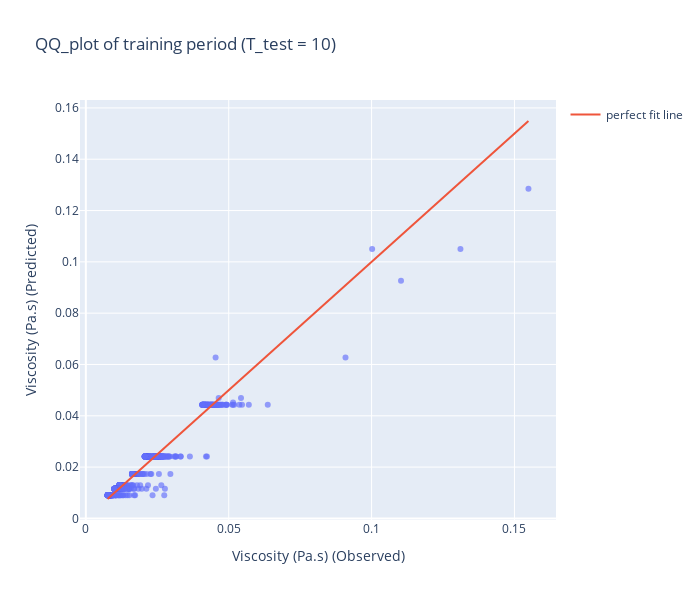
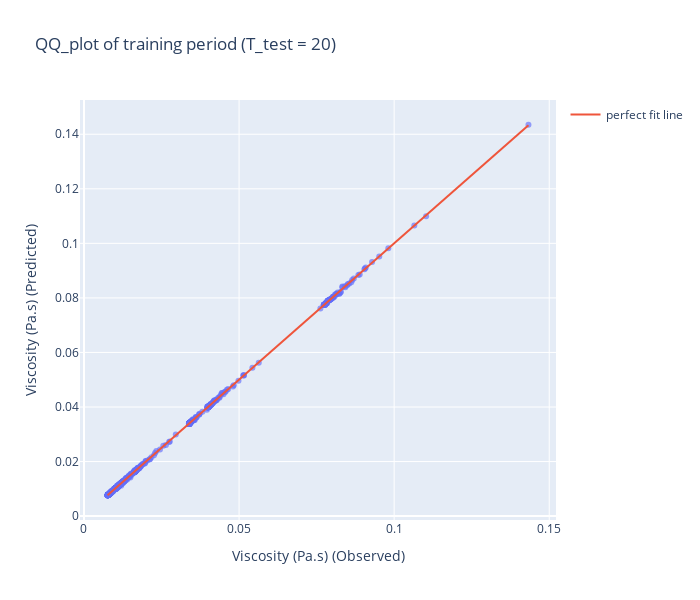
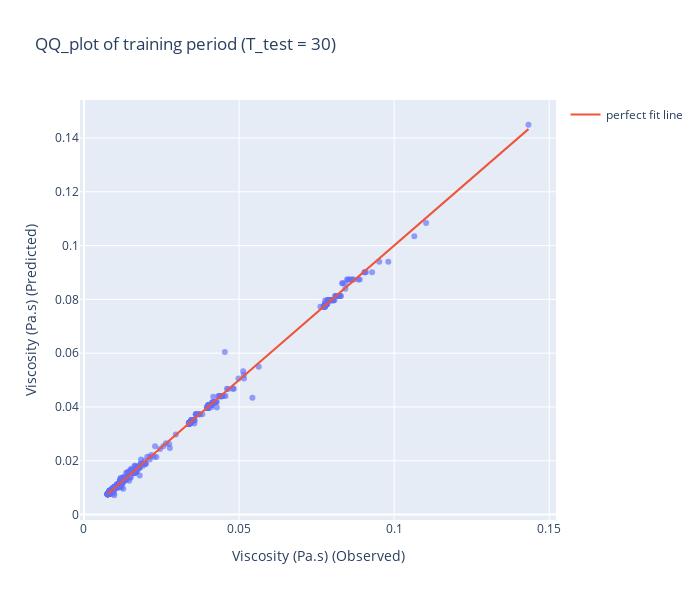
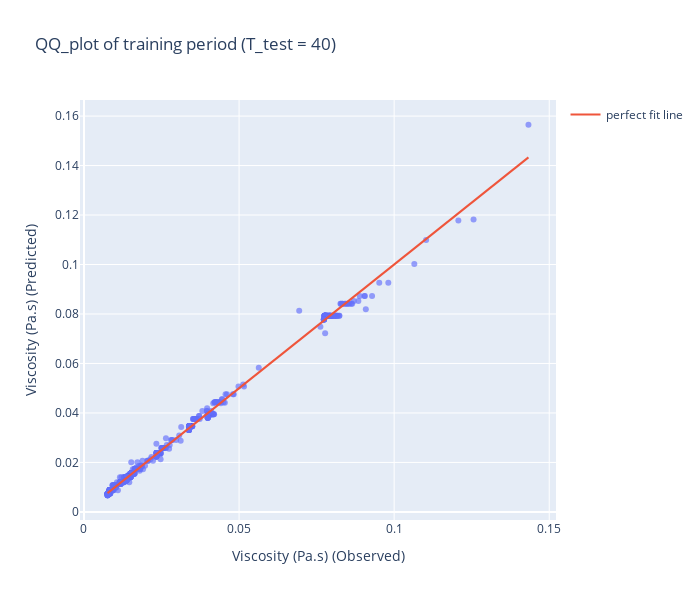

The notebook cell saved with these charts, in order:
### Markdown cell above
## training performances

### Code cell
for temp in temp_values:
    config = {
        "toImageButtonOptions": {
            "scale": 6,  # Multiply title/legend/axis/canvas sizes by this factor
        }
    }
    graph_perf[temp]["training_scores"].update_layout(width=700, height=600).show(config=config)

### Figure 1 — Plotly figure (JSON) as saved in the notebook; plotly's stock layout.template omitted (floating-point values rounded to 4 significant figures; data arrays with more than 128 entries replaced by an {"elided": "..."} marker saying what was removed)
{"data": [{"customdata": {"elided": "774x3 float values"}, "hovertemplate": "Viscosity (Pa.s) (Observed)=%{x}<br>Viscosity (Pa.s) (Predicted)=%{y}<br>Shear rate (1/s)=%{customdata[0]}<br>Temperature (°C)=%{customdata[1]}<br>Liquid density (20°C)=%{customdata[2]}<extra></extra>", "legendgroup": "", "marker": {"color": "#636efa", "opacity": 0.65, "symbol": "circle"}, "mode": "markers", "name": "", "orientation": "v", "showlegend": false, "type": "scatter", "x": {"elided": "774 float values"}, "xaxis": "x", "y": {"elided": "774 float values"}, "yaxis": "y"}, {"mode": "lines", "name": "perfect fit line", "type": "scatter", "x": [0.007595, 0.1549], "y": [0.007595, 0.1549]}], "layout": {"height": 600, "legend": {"tracegroupgap": 0}, "title": {"text": "QQ_plot of training period (T_test = 10)"}, "width": 700, "xaxis": {"anchor": "y", "domain": [0, 1], "title": {"text": "Viscosity (Pa.s) (Observed)"}}, "yaxis": {"anchor": "x", "domain": [0, 1], "title": {"text": "Viscosity (Pa.s) (Predicted)"}}}}

### Figure 2 — Plotly figure (JSON) as saved in the notebook; plotly's stock layout.template omitted (floating-point values rounded to 4 significant figures; data arrays with more than 128 entries replaced by an {"elided": "..."} marker saying what was removed)
{"data": [{"customdata": {"elided": "774x3 float values"}, "hovertemplate": "Viscosity (Pa.s) (Observed)=%{x}<br>Viscosity (Pa.s) (Predicted)=%{y}<br>Shear rate (1/s)=%{customdata[0]}<br>Temperature (°C)=%{customdata[1]}<br>Liquid density (20°C)=%{customdata[2]}<extra></extra>", "legendgroup": "", "marker": {"color": "#636efa", "opacity": 0.65, "symbol": "circle"}, "mode": "markers", "name": "", "orientation": "v", "showlegend": false, "type": "scatter", "x": {"elided": "774 float values"}, "xaxis": "x", "y": {"elided": "774 float values"}, "yaxis": "y"}, {"mode": "lines", "name": "perfect fit line", "type": "scatter", "x": [0.007595, 0.1433], "y": [0.007595, 0.1433]}], "layout": {"height": 600, "legend": {"tracegroupgap": 0}, "title": {"text": "QQ_plot of training period (T_test = 20)"}, "width": 700, "xaxis": {"anchor": "y", "domain": [0, 1], "title": {"text": "Viscosity (Pa.s) (Observed)"}}, "yaxis": {"anchor": "x", "domain": [0, 1], "title": {"text": "Viscosity (Pa.s) (Predicted)"}}}}

### Figure 3 — Plotly figure (JSON) as saved in the notebook; plotly's stock layout.template omitted (floating-point values rounded to 4 significant figures; data arrays with more than 128 entries replaced by an {"elided": "..."} marker saying what was removed)
{"data": [{"customdata": {"elided": "774x3 float values"}, "hovertemplate": "Viscosity (Pa.s) (Observed)=%{x}<br>Viscosity (Pa.s) (Predicted)=%{y}<br>Shear rate (1/s)=%{customdata[0]}<br>Temperature (°C)=%{customdata[1]}<br>Liquid density (20°C)=%{customdata[2]}<extra></extra>", "legendgroup": "", "marker": {"color": "#636efa", "opacity": 0.65, "symbol": "circle"}, "mode": "markers", "name": "", "orientation": "v", "showlegend": false, "type": "scatter", "x": {"elided": "774 float values"}, "xaxis": "x", "y": {"elided": "774 float values"}, "yaxis": "y"}, {"mode": "lines", "name": "perfect fit line", "type": "scatter", "x": [0.007595, 0.1433], "y": [0.007595, 0.1433]}], "layout": {"height": 600, "legend": {"tracegroupgap": 0}, "title": {"text": "QQ_plot of training period (T_test = 30)"}, "width": 700, "xaxis": {"anchor": "y", "domain": [0, 1], "title": {"text": "Viscosity (Pa.s) (Observed)"}}, "yaxis": {"anchor": "x", "domain": [0, 1], "title": {"text": "Viscosity (Pa.s) (Predicted)"}}}}

### Figure 4 — Plotly figure (JSON) as saved in the notebook; plotly's stock layout.template omitted (floating-point values rounded to 4 significant figures; data arrays with more than 128 entries replaced by an {"elided": "..."} marker saying what was removed)
{"data": [{"customdata": {"elided": "774x3 float values"}, "hovertemplate": "Viscosity (Pa.s) (Observed)=%{x}<br>Viscosity (Pa.s) (Predicted)=%{y}<br>Shear rate (1/s)=%{customdata[0]}<br>Temperature (°C)=%{customdata[1]}<br>Liquid density (20°C)=%{customdata[2]}<extra></extra>", "legendgroup": "", "marker": {"color": "#636efa", "opacity": 0.65, "symbol": "circle"}, "mode": "markers", "name": "", "orientation": "v", "showlegend": false, "type": "scatter", "x": {"elided": "774 float values"}, "xaxis": "x", "y": {"elided": "774 float values"}, "yaxis": "y"}, {"mode": "lines", "name": "perfect fit line", "type": "scatter", "x": [0.007595, 0.1433], "y": [0.007595, 0.1433]}], "layout": {"height": 600, "legend": {"tracegroupgap": 0}, "title": {"text": "QQ_plot of training period (T_test = 40)"}, "width": 700, "xaxis": {"anchor": "y", "domain": [0, 1], "title": {"text": "Viscosity (Pa.s) (Observed)"}}, "yaxis": {"anchor": "x", "domain": [0, 1], "title": {"text": "Viscosity (Pa.s) (Predicted)"}}}}
